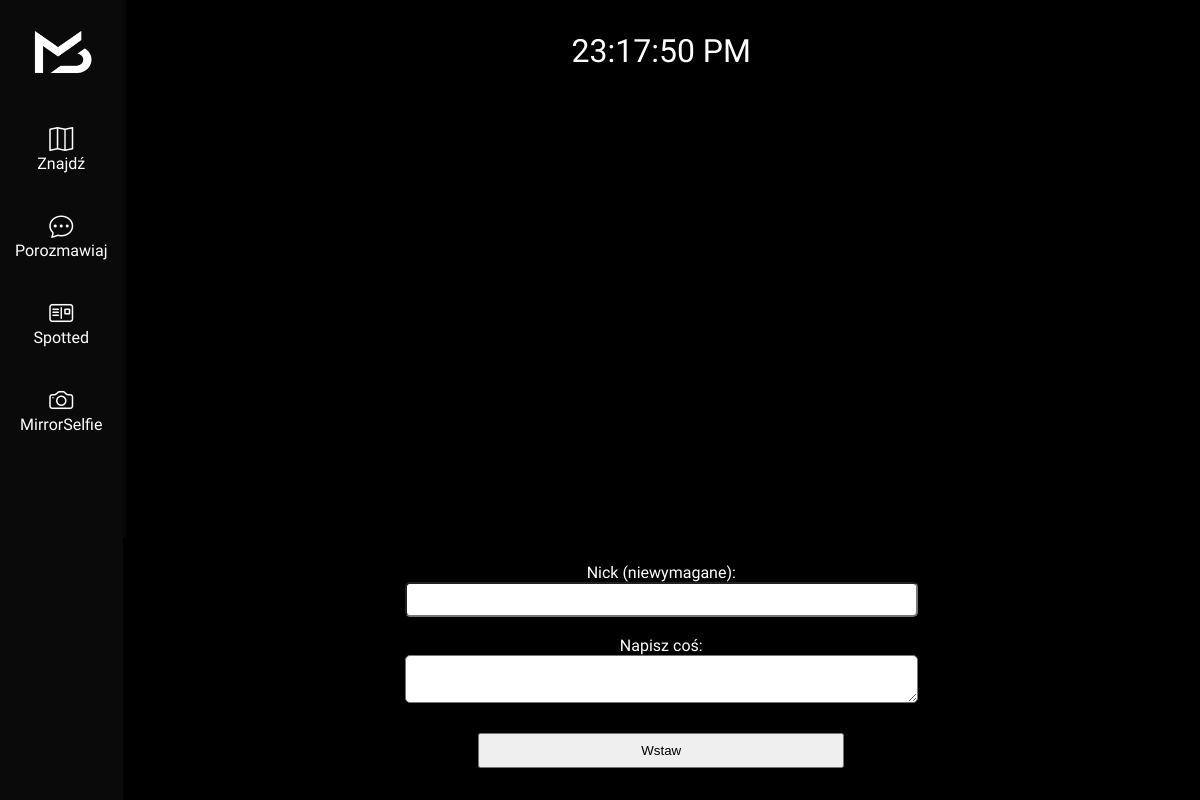
The page /spotted/ on the database as committed earlier.
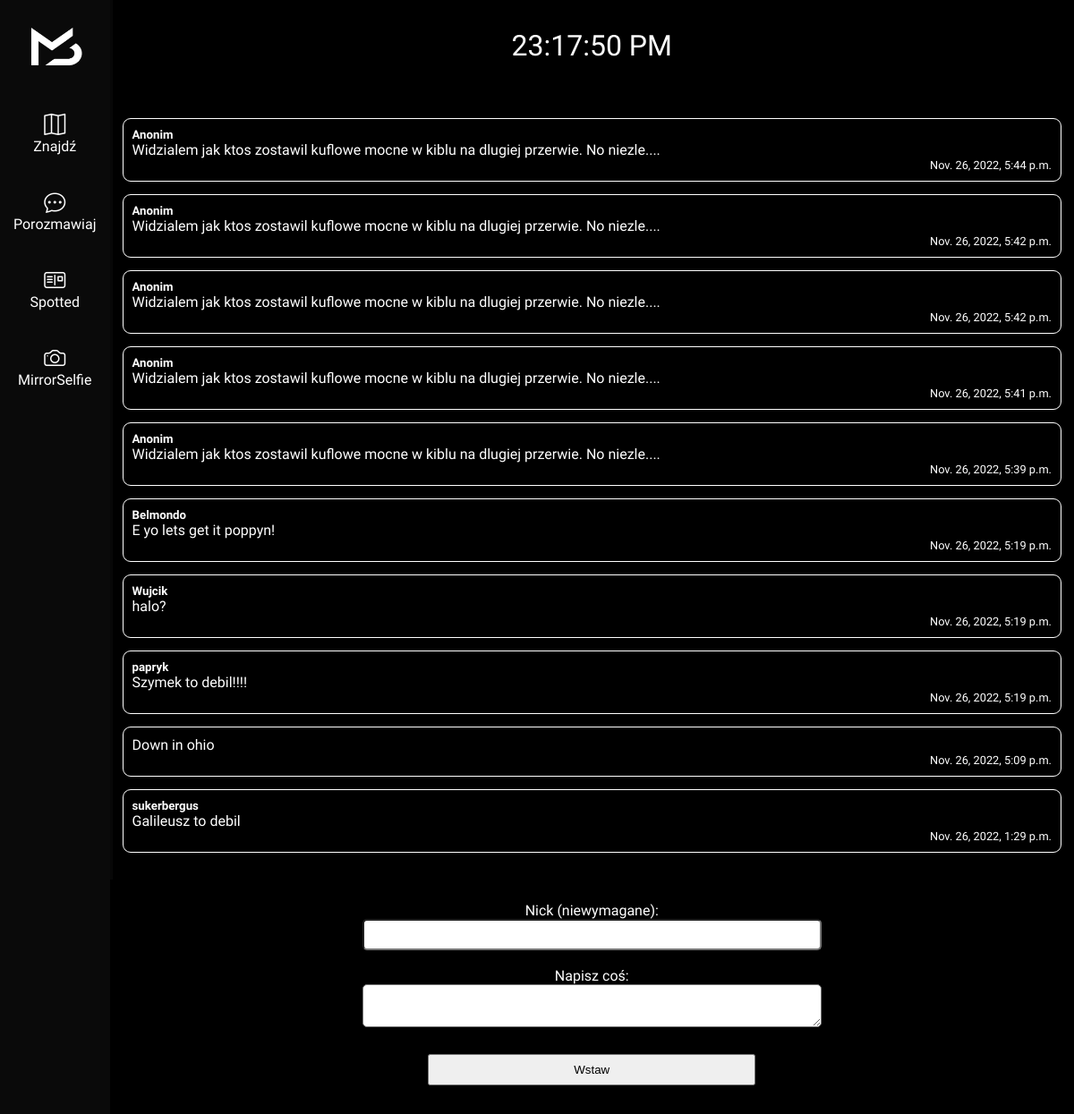
The same page on the database as committed later.
### spotted/models.py (models this page shows, shortened)
class Entry(models.Model):
    nickname = models.TextField(max_length=100, null=True, blank=True)
    text = models.TextField(max_length=1500)
    pub_date = models.DateTimeField()

### spotted/views.py (the view, shortened to what this page needs)
# urls.py: path('spotted/', spotted_view, name='spottedapp'),
def spotted_view(request):
    submitted = False
    form = EntryForm()
    entry_list = Entry.objects.all().order_by('-pub_date')[:15]
    return render(request,'spottedapp.html',{'form': form, 'entry_list': entry_list, 'submitted': submitted})

### spotted/models.py
class EntryForm(forms.Form):
    nickname = forms.CharField(max_length=100, required=False, label="Nick (niewymagane)")
    text = forms.CharField(label='Napisz coś:', max_length=1500, widget=forms.Textarea(attrs={'rows': 2}))

### templates/spottedapp.html (shortened to what this page needs)
{% extends 'base.html' %}
{% load static %}
{% block dynamic_links %}
<link rel="stylesheet" href="{% static 'style-spottedapp.css' %}"/>
{% endblock %}
{% block content %}
<ul class="entry-list">
    {% for entry in entry_list %}
    <div class="entry-wrapper">
        <h5>{{entry.nickname}}</h5>
        <p>{{entry.text}}</p>
        <p class="entry-pub-date">{{entry.pub_date}}</p>
    </div>
    {% endfor %}
</ul>
<div class="form-wrapper">
    <form class="entry-form" method="POST">
        {% for field in form %}
        <div class="field-wrapper">
            {{field.label_tag}}<br/>
            {{field}}
        </div>
        {% endfor %}
        <button type="submit">Wstaw</button>
    </form>
</div>
{% endblock %}

Rows that differ between the two databases and show on the page:
added Entry: nickname "Anonim", text "Widzialem jak ktos zostawil kuflowe mocne w kiblu na dlugiej przerwie. No niezle....", pub_date "Nov. 26, 2022, 5:44 p.m."
added Entry: nickname "Anonim", text "Widzialem jak ktos zostawil kuflowe mocne w kiblu na dlugiej przerwie. No niezle....", pub_date "Nov. 26, 2022, 5:42 p.m."
added Entry: nickname "Anonim", text "Widzialem jak ktos zostawil kuflowe mocne w kiblu na dlugiej przerwie. No niezle....", pub_date "Nov. 26, 2022, 5:42 p.m."
added Entry: nickname "Anonim", text "Widzialem jak ktos zostawil kuflowe mocne w kiblu na dlugiej przerwie. No niezle....", pub_date "Nov. 26, 2022, 5:41 p.m."
added Entry: nickname "Anonim", text "Widzialem jak ktos zostawil kuflowe mocne w kiblu na dlugiej przerwie. No niezle....", pub_date "Nov. 26, 2022, 5:39 p.m."
added Entry: nickname "Belmondo", text "E yo lets get it poppyn!", pub_date "Nov. 26, 2022, 5:19 p.m."
added Entry: nickname "Wujcik", text "halo?", pub_date "Nov. 26, 2022, 5:19 p.m."
added Entry: nickname "papryk", text "Szymek to debil!!!!", pub_date "Nov. 26, 2022, 5:19 p.m."
added Entry: text "Down in ohio", pub_date "Nov. 26, 2022, 5:09 p.m."
added Entry: nickname "sukerbergus", text "Galileusz to debil", pub_date "Nov. 26, 2022, 1:29 p.m."
